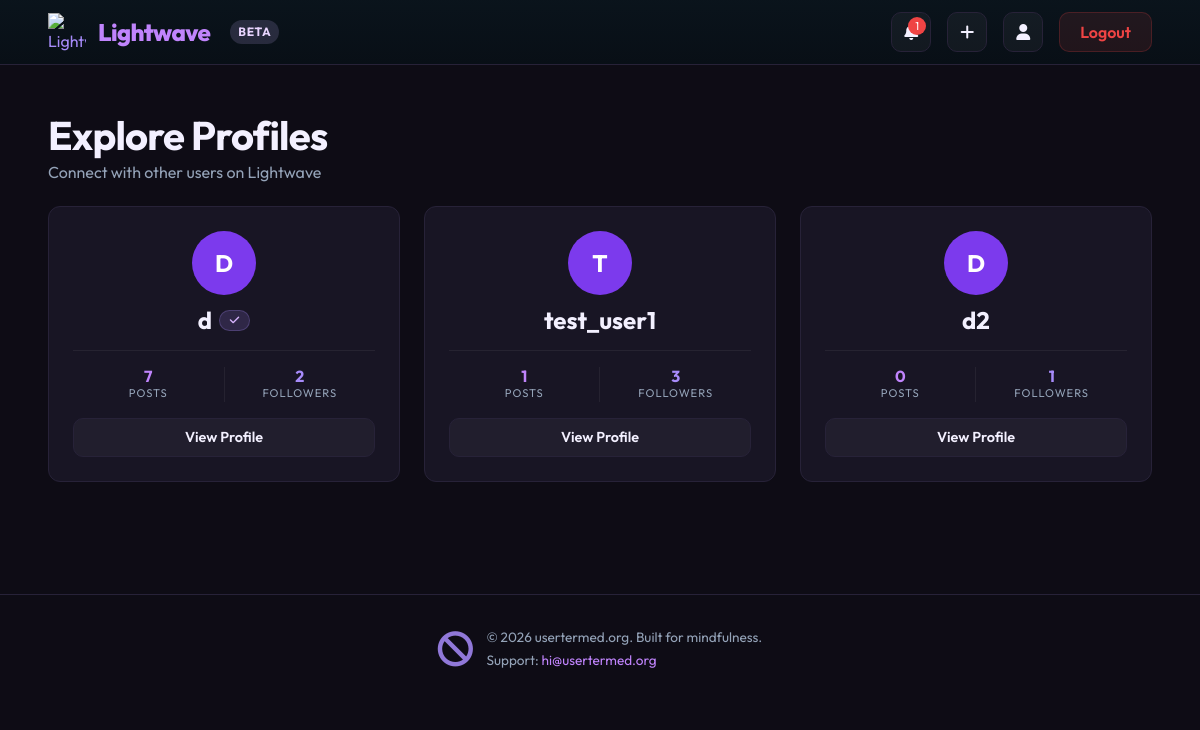
Page /profile_list/ (signed in) on the committed database.
### dwitter/models.py (models this page shows, shortened)
class Profile(models.Model):
    ACCENT_THEMES = [
        ("purple", "Purple"),
        ("cyan", "Cyan"),
        ("emerald", "Emerald"),
        ("amber", "Amber"),
        ("rose", "Rose"),
    ]
    user = models.OneToOneField(User, on_delete=models.CASCADE)
    display_name = models.CharField(max_length=50, blank=True, default="")
    about_me = models.TextField(blank=True, default="")
    is_verified = models.BooleanField(default=False, help_text="Show a verified badge next to this profile.")
    is_lightwave_super = models.BooleanField(default=False, help_text="Show Lightwave Super early-access status.")
    accent_theme = models.CharField(max_length=20, choices=ACCENT_THEMES, default="purple")
    follows = models.ManyToManyField(
        "self", related_name="followed_by", symmetrical=False, blank=True
    )

### dwitter/views.py (the view)
# urls.py: path("profile_list/", profile_list, name="profile_list"),
@login_required
def profile_list(request):
    profiles = Profile.objects.exclude(user=request.user)
    return render(request, "dwitter/profile_list.html", {"profiles": profiles})

### dwitter/context_processors.py (called while the page is built)
def unread_notification_count(request):
    if request.user.is_authenticated:
        return {"unread_notification_count": Notification.objects.filter(user=request.user, read=False).count()}
    return {"unread_notification_count": 0}

### dwitter/templates/dwitter/profile_list.html (shortened to what this page needs)
{% extends 'base.html' %}
{% block content %}
<div class="column is-12" style="margin-top: 1rem; margin-bottom: 3rem;">
    <div class="mb-5">
        <h2 class="title is-2" style="letter-spacing: -0.02em;">Explore Profiles</h2>
        <p class="subtitle is-6">Connect with other users on Lightwave</p>
    </div>
    <div class="columns is-multiline">
        {% for profile in profiles %}
            <div class="column is-4">
                <a href="{% url 'dwitter:profile' profile.id %}" style="text-decoration: none;">
                    <div class="box has-text-centered py-5" style="height: 100%; display: flex; flex-direction: column; justify-content: center; align-items: center; min-height: 240px;">
                        <div class="avatar-circle mb-3" style="width: 64px; height: 64px; font-size: 1.5rem; margin: 0 auto 1rem auto;">
                            {{ profile.user.username|slice:":1"|upper }}
                        </div>
                        <h3 class="title is-4 mb-2" style="color: #f3f0ff; display: flex; align-items: center; justify-content: center; gap: 0.45rem; flex-wrap: wrap;">{{ profile.user.username }}{% if profile.is_verified %}<span class="tag is-small" title="Verified" style="background: rgba(167, 139, 250, 0.16); border: 1px solid rgba(167, 139, 250, 0.24); color: #d8b4fe; border-radius: 999px; padding: 0.2rem 0.6rem; font-size: 0.68rem; font-weight: 700; letter-spacing: 0.02em;"><i class="fa-solid fa-check"></i></span>{% endif %}</h3>
                        <div class="columns is-mobile mb-4" style="width: 100%; border-top: 1px solid rgba(255,255,255,0.06); padding-top: 1rem; margin-top: 0.5rem;">
                            <div class="column py-0">
                                <p class="title is-6 mb-0" style="color: #c084fc !important;">{{ profile.user.dweets.count }}</p>
                                <p class="heading mb-0" style="color: var(--text-muted); font-size: 0.7rem;">Posts</p>
                            </div>
                            <div class="column py-0" style="border-left: 1px solid rgba(255,255,255,0.06);">
                                <p class="title is-6 mb-0" style="color: #a78bfa !important;">{{ profile.followed_by.count }}</p>
                                <p class="heading mb-0" style="color: var(--text-muted); font-size: 0.7rem;">Followers</p>
                            </div>
                        </div>
                        <span class="button btn-action is-fullwidth" style="height: auto; padding: 0.5rem 1rem; font-size: 0.9rem; font-weight: 600; border-radius: 10px; margin-top: auto; display: block; text-align: center;">
                            View Profile
                        </span>
                    </div>
                </a>
            </div>
        {% endfor %}
    </div>
</div>
{% endblock content %}

### dwitter/templates/base.html (style rules this page uses)
:root { --bg-color: #0e0c15; --card-bg: #181524; --card-border: #272238; --primary-color: #7c3aed; --primary-hover: #6d28d9; --text-main: #f3f0ff; --text-muted: #94a3b8; --card-radius: 12px; }
body { font-family: 'Outfit', sans-serif; background-color: var(--bg-color); color: var(--text-main); min-height: 100vh; margin: 0; line-height: 1.5; }
.box { background-color: var(--card-bg) !important; border: 1px solid var(--card-border) !important; border-radius: var(--card-radius) !important; color: var(--text-main) !important; box-shadow: none !important; padding: 1.5rem !important; }
.title { color: var(--text-main) !important; font-weight: 700 !important; }
.subtitle { color: var(--text-muted) !important; }
.btn-action { display: inline-flex; align-items: center; justify-content: center; width: 40px; height: 40px; border-radius: 10px; background-color: rgba(255,255,255,0.04); border: 1px solid var(--card-border); color: var(--text-main) !important; cursor: pointer; text-decoration: none; }
a { color: #a78bfa; text-decoration: none; }
.avatar-circle { width: 48px; height: 48px; border-radius: 50%; background-color: var(--primary-color); color: white; display: flex; align-items: center; justify-content: center; font-weight: 700; font-size: 1.25rem; user-select: none; }

### rows in the picture
Profile: user.username "D", user.username "d", is_verified True (drawn), user.dweets.count "7", followed_by.count "2"
Profile: user.username "T", user.username "test_user1", user.dweets.count "1", followed_by.count "3"
Profile: user.username "D", user.username "d2", user.dweets.count "0", followed_by.count "1"

### other values in the picture
{{ unread_notification_count }} "1"
